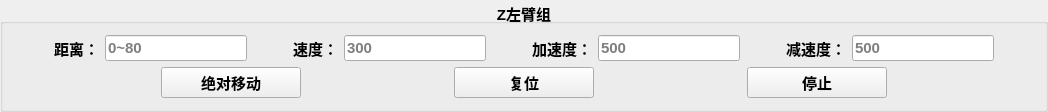
             <widget class="QGroupBox" name="groupBox_4">
              <property name="font">
               <font>
                <pointsize>11</pointsize>
                <bold>true</bold>
               </font>
              </property>
              <property name="title">
               <string>Z左臂组</string>
              </property>
              <property name="alignment">
               <set>Qt::AlignmentFlag::AlignCenter</set>
              </property>
              <layout class="QGridLayout" name="gridLayout_3">
               <item row="0" column="0">
                <layout class="QVBoxLayout" name="verticalLayout_3">
                 <item>
                  <layout class="QHBoxLayout" name="horizontalLayout_8">
                   <item>
                    <spacer name="horizontalSpacer_21">
                     <property name="orientation">
                      <enum>Qt::Orientation::Horizontal</enum>
                     </property>
                     <property name="sizeHint" stdset="0">
                      <size>
                       <width>40</width>
                       <height>20</height>
                      </size>
                     </property>
                    </spacer>
                   </item>
                   <item>
                    <widget class="QLabel" name="label_14">
                     <property name="font">
                      <font>
                       <pointsize>11</pointsize>
                       <bold>true</bold>
                      </font>
                     </property>
                     <property name="text">
                      <string>距离：</string>
                     </property>
                     <property name="alignment">
                      <set>Qt::AlignmentFlag::AlignCenter</set>
                     </property>
                    </widget>
                   </item>
                   <item>
                    <widget class="QLineEdit" name="lineEditZLDistance">
                     <property name="font">
                      <font>
                       <pointsize>11</pointsize>
                      </font>
                     </property>
                     <property name="text">
                      <string/>
                     </property>
                     <property name="placeholderText">
                      <string>0~80</string>
                     </property>
                    </widget>
                   </item>
                   <item>
                    <spacer name="horizontalSpacer_22">
                     <property name="orientation">
                      <enum>Qt::Orientation::Horizontal</enum>
                     </property>
                     <property name="sizeHint" stdset="0">
                      <size>
                       <width>40</width>
                       <height>20</height>
                      </size>
                     </property>
                    </spacer>
                   </item>
                   <item>
                    <widget class="QLabel" name="label_15">
                     <property name="font">
                      <font>
                       <pointsize>11</pointsize>
                       <bold>true</bold>
                      </font>
                     </property>
                     <property name="text">
                      <string>速度：</string>
                     </property>
                     <property name="alignment">
                      <set>Qt::AlignmentFlag::AlignCenter</set>
                     </property>
                    </widget>
                   </item>
                   <item>
                    <widget class="QLineEdit" name="lineEditZLSpeed">
                     <property name="font">
                      <font>
                       <pointsize>11</pointsize>
                      </font>
                     </property>
                     <property name="text">
                      <string/>
                     </property>
                     <property name="placeholderText">
                      <string>300</string>
                     </property>
                    </widget>
                   </item>
                   <item>
                    <spacer name="horizontalSpacer_23">
                     <property name="orientation">
                      <enum>Qt::Orientation::Horizontal</enum>
                     </property>
                     <property name="sizeHint" stdset="0">
                      <size>
                       <width>40</width>
                       <height>20</height>
                      </size>
                     </property>
                    </spacer>
                   </item>
                   <item>
                    <widget class="QLabel" name="label_16">
                     <property name="font">
                      <font>
                       <pointsize>11</pointsize>
                       <bold>true</bold>
                      </font>
                     </property>
                     <property name="text">
                      <string>加速度：</string>
                     </property>
                     <property name="alignment">
                      <set>Qt::AlignmentFlag::AlignCenter</set>
                     </property>
                    </widget>
                   </item>
                   <item>
                    <widget class="QLineEdit" name="lineEditZLAcc">
                     <property name="font">
                      <font>
                       <pointsize>11</pointsize>
                      </font>
                     </property>
                     <property name="text">
                      <string/>
                     </property>
                     <property name="placeholderText">
                      <string>500</string>
                     </property>
                    </widget>
                   </item>
                   <item>
                    <spacer name="horizontalSpacer_24">
                     <property name="orientation">
                      <enum>Qt::Orientation::Horizontal</enum>
                     </property>
                     <property name="sizeHint" stdset="0">
                      <size>
                       <width>40</width>
                       <height>20</height>
                      </size>
                     </property>
                    </spacer>
                   </item>
                   <item>
                    <widget class="QLabel" name="label_17">
                     <property name="font">
                      <font>
                       <pointsize>11</pointsize>
                       <bold>true</bold>
                      </font>
                     </property>
                     <property name="text">
                      <string>减速度：</string>
                     </property>
                     <property name="alignment">
                      <set>Qt::AlignmentFlag::AlignCenter</set>
                     </property>
                    </widget>
                   </item>
                   <item>
                    <widget class="QLineEdit" name="lineEditZLDec">
                     <property name="font">
                      <font>
                       <pointsize>11</pointsize>
                      </font>
                     </property>
                     <property name="text">
                      <string/>
                     </property>
                     <property name="placeholderText">
                      <string>500</string>
                     </property>
                    </widget>
                   </item>
                   <item>
                    <spacer name="horizontalSpacer_25">
                     <property name="orientation">
                      <enum>Qt::Orientation::Horizontal</enum>
                     </property>
                     <property name="sizeHint" stdset="0">
                      <size>
                       <width>40</width>
                       <height>20</height>
                      </size>
                     </property>
                    </spacer>
                   </item>
                  </layout>
                 </item>
                 <item>
                  <layout class="QHBoxLayout" name="horizontalLayout_9">
                   <item>
                    <spacer name="horizontalSpacer_37">
                     <property name="orientation">
                      <enum>Qt::Orientation::Horizontal</enum>
                     </property>
                     <property name="sizeHint" stdset="0">
                      <size>
                       <width>40</width>
                       <height>20</height>
                      </size>
                     </property>
                    </spacer>
                   </item>
                   <item>
                    <widget class="QPushButton" name="buttonZLMove">
                     <property name="sizePolicy">
                      <sizepolicy hsizetype="Fixed" vsizetype="Fixed">
                       <horstretch>0</horstretch>
                       <verstretch>0</verstretch>
                      </sizepolicy>
                     </property>
                     <property name="minimumSize">
                      <size>
                       <width>140</width>
                       <height>29</height>
                      </size>
                     </property>
                     <property name="maximumSize">
                      <size>
                       <width>16777215</width>
                       <height>16777215</height>
                      </size>
                     </property>
                     <property name="font">
                      <font>
                       <pointsize>11</pointsize>
                       <bold>true</bold>
                      </font>
                     </property>
                     <property name="cursor">
                      <cursorShape>PointingHandCursor</cursorShape>
                     </property>
                     <property name="text">
                      <string>绝对移动</string>
                     </property>
                    </widget>
                   </item>
                   <item>
                    <spacer name="horizontalSpacer_26">
                     <property name="orientation">
                      <enum>Qt::Orientation::Horizontal</enum>
                     </property>
                     <property name="sizeHint" stdset="0">
                      <size>
                       <width>40</width>
                       <height>20</height>
                      </size>
                     </property>
                    </spacer>
                   </item>
                   <item>
                    <widget class="QPushButton" name="buttonZLReset">
                     <property name="sizePolicy">
                      <sizepolicy hsizetype="Fixed" vsizetype="Fixed">
                       <horstretch>0</horstretch>
                       <verstretch>0</verstretch>
                      </sizepolicy>
                     </property>
                     <property name="minimumSize">
                      <size>
                       <width>140</width>
                       <height>29</height>
                      </size>
                     </property>
                     <property name="maximumSize">
                      <size>
                       <width>16777215</width>
                       <height>16777215</height>
                      </size>
                     </property>
                     <property name="font">
                      <font>
                       <pointsize>11</pointsize>
                       <bold>true</bold>
                      </font>
                     </property>
                     <property name="cursor">
                      <cursorShape>PointingHandCursor</cursorShape>
                     </property>
                     <property name="text">
                      <string>复位</string>
                     </property>
                    </widget>
                   </item>
                   <item>
                    <spacer name="horizontalSpacer_27">
                     <property name="orientation">
                      <enum>Qt::Orientation::Horizontal</enum>
                     </property>
                     <property name="sizeHint" stdset="0">
                      <size>
                       <width>40</width>
                       <height>20</height>
                      </size>
                     </property>
                    </spacer>
                   </item>
                   <item>
                    <widget class="QPushButton" name="buttonZLStop">
                     <property name="sizePolicy">
                      <sizepolicy hsizetype="Fixed" vsizetype="Fixed">
                       <horstretch>0</horstretch>
                       <verstretch>0</verstretch>
                      </sizepolicy>
                     </property>
                     <property name="minimumSize">
                      <size>
                       <width>140</width>
                       <height>29</height>
                      </size>
                     </property>
                     <property name="maximumSize">
                      <size>
                       <width>16777215</width>
                       <height>16777215</height>
                      </size>
                     </property>
                     <property name="font">
                      <font>
                       <pointsize>11</pointsize>
                       <bold>true</bold>
                      </font>
                     </property>
                     <property name="cursor">
                      <cursorShape>PointingHandCursor</cursorShape>
                     </property>
                     <property name="text">
                      <string>停止</string>
                     </property>
                    </widget>
                   </item>
                   <item>
                    <spacer name="horizontalSpacer_41">
                     <property name="orientation">
                      <enum>Qt::Orientation::Horizontal</enum>
                     </property>
                     <property name="sizeHint" stdset="0">
                      <size>
                       <width>40</width>
                       <height>20</height>
                      </size>
                     </property>
                    </spacer>
                   </item>
                  </layout>
                 </item>
                </layout>
               </item>
              </layout>
             </widget>
